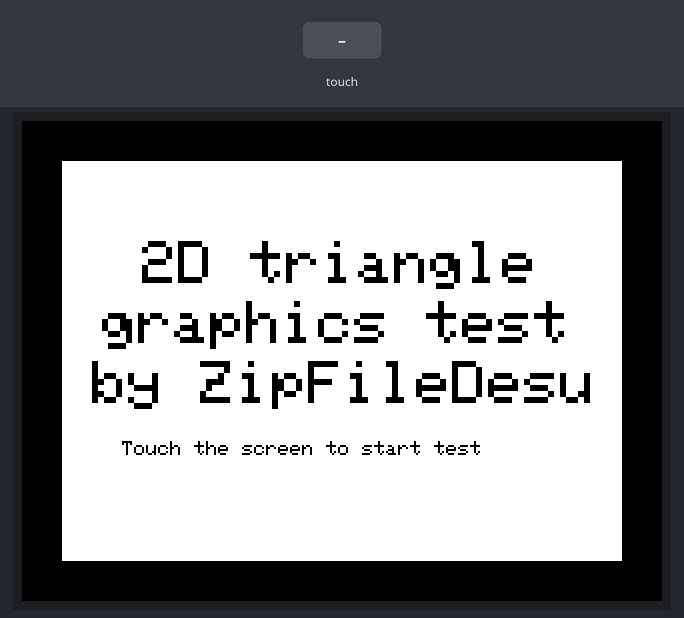
Simulated run of this sketch. Board: Arduino Uno, built with avr-gcc and run on an emulated ATmega328P. On the bench: 320×240 colour display. Inputs (shaded band) come from the test bench.

Above: at 1.0 s.
1.1 s: touch panel pressed at 13 % / 10 % of its raw x / y range
At 1.9 s:
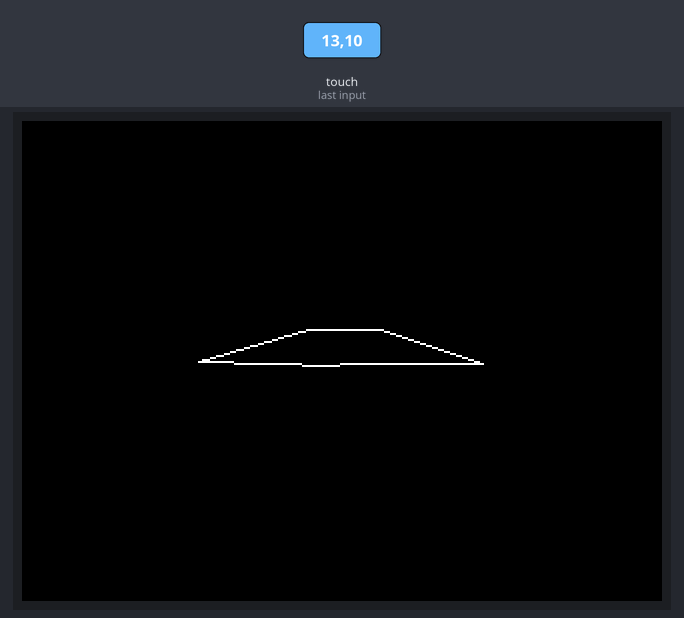
At 2.8 s:
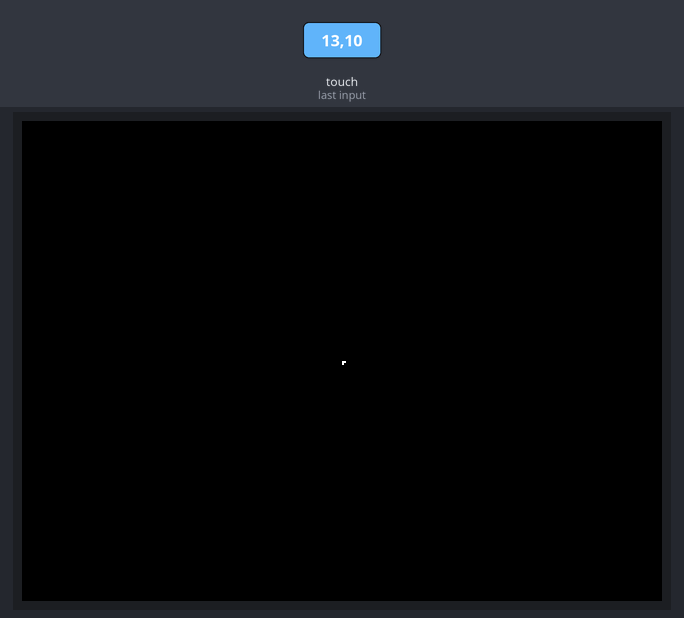
4.1 s: touch panel pressed at 38 % / 10 % of its raw x / y range
Timing chart, 0 to 7.1 s (numbered marks = the images above; inputs shaded):
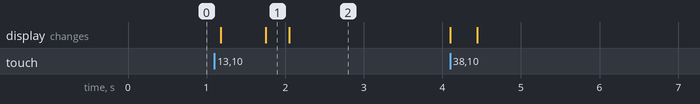

The sketch:

sketch_jul29a.ino
```cpp
// *** SPFD5408 change -- Begin
#include <SPFD5408_Adafruit_GFX.h>    // Core graphics library
#include <SPFD5408_Adafruit_TFTLCD.h> // Hardware-specific library
#include <SPFD5408_TouchScreen.h>
// *** SPFD5408 change -- End

// The control pins for the LCD can be assigned to any digital or
// analog pins...but we'll use the analog pins as this allows us to
// double up the pins with the touch screen (see the TFT paint example).
#define LCD_CS A3 // Chip Select goes to Analog 3
#define LCD_CD A2 // Command/Data goes to Analog 2
#define LCD_WR A1 // LCD Write goes to Analog 1
#define LCD_RD A0 // LCD Read goes to Analog 0

#define LCD_RESET A4 // Can alternately just connect to Arduino's reset pin

// *** SPFD5408 change -- Begin
#include <SPFD5408_Adafruit_GFX.h>    // Core graphics library
#include <SPFD5408_Adafruit_TFTLCD.h> // Hardware-specific library
#include <SPFD5408_TouchScreen.h>
// *** SPFD5408 change -- End

// The control pins for the LCD can be assigned to any digital or
// analog pins...but we'll use the analog pins as this allows us to
// double up the pins with the touch screen (see the TFT paint example).
#define LCD_CS A3 // Chip Select goes to Analog 3
#define LCD_CD A2 // Command/Data goes to Analog 2
#define LCD_WR A1 // LCD Write goes to Analog 1
#define LCD_RD A0 // LCD Read goes to Analog 0

#define YP A3  // must be an analog pin, use "An" notation!
#define XM A2  // must be an analog pin, use "An" notation!
#define YM 9   // can be a digital pin
#define XP 8   // can be a digital pin

#define LCD_RESET A4 // Can alternately just connect to Arduino's reset pin

#define MINPRESSURE 10
#define MAXPRESSURE 1000

// Assign human-readable names to some common 16-bit color values:
#define  BLACK   0x0000
#define BLUE    0x001F
#define RED     0xF800
#define GREEN   0x07E0
#define CYAN    0x07FF
#define MAGENTA 0xF81F
#define YELLOW  0xFFE0
#define WHITE   0xFFFF


Adafruit_TFTLCD tft(LCD_CS, LCD_CD, LCD_WR, LCD_RD, LCD_RESET);

TouchScreen ts = TouchScreen(XP, YP, XM, YM, 300);

float x = 160, y = 110, x1 = 109, y1 = 70, x2 = 213, y2 = 70, x3 = 264, y3 = 105,
x4 = 194, y4 = 155, x5 = 123, y5 = 156, x6 = 54, y6 = 106;
int angle = 0;
int frameRateCount = 1;
float lastTime = 0;
boolean switchFigure = true;
boolean switchDrawFPS = true;

void setup() {
  Serial.begin(9600);
  tft.reset();
  tft.begin(0x9341);
  tft.setRotation(1);

  //Title screen
  tft.fillScreen(BLACK);
  tft.fillRect(20, 20, 280, 200, WHITE);
  tft.setTextSize(3);
  tft.setTextColor(BLACK);
  tft.setCursor(60, 60);
  tft.print("2D triangle ");
  tft.setCursor(40, 90);
  tft.print("graphics test");
  tft.setCursor(35, 120);
  tft.print("by ZipFileDesu");
  tft.setTextSize(1);
  tft.setCursor(50, 160);
  tft.println("Touch the screen to start test");
  waitOneTouch();
  //delay(5000);

  //Main screen
  tft.fillScreen(BLACK);
}

TSPoint waitOneTouch() {
  // wait 1 touch to exit function
  TSPoint p;
  do {
    p = ts.getPoint();
    pinMode(XM, OUTPUT); //Pins configures again for TFT control
    pinMode(YP, OUTPUT);
  } while((p.z < MINPRESSURE ) || (p.z > MAXPRESSURE));
  return p;
}

void drawFigure(int x1, int y1, int x2, int y2, int x3, int y3, int x4, int y4,
                int x5, int y5, int x6, int y6, int color){
  tft.drawLine(x1, y1, x2, y2, color);
  tft.drawLine(x2, y2, x3, y3, color);
  tft.drawLine(x3, y3, x4, y4, color);
  tft.drawLine(x4, y4, x5, y5, color);
  tft.drawLine(x5, y5, x6, y6, color);
  tft.drawLine(x6, y6, x1, y1, color);
}

void rotate(){
  float a1, b1, a2, b2, a3, b3, a4, b4, a5, b5, a6, b6;

  //Рисуем фигуру
  float Ang = (angle * 3.14) / 180;
  a1 = x + (x1 - x) * cos(Ang) - (y1 - y) * sin(Ang);
  b1 = y + (x1 - x) * sin(Ang) + (y1 - y) * cos(Ang);
  a2 = x + (x2 - x) * cos(Ang) - (y2 - y) * sin(Ang);
  b2 = y + (x2 - x) * sin(Ang) + (y2 - y) * cos(Ang);
  a3 = x + (x3 - x) * cos(Ang) - (y3 - y) * sin(Ang);
  b3 = y + (x3 - x) * sin(Ang) + (y3 - y) * cos(Ang);
  a4 = x + (x4 - x) * cos(Ang) - (y4 - y) * sin(Ang);
  b4 = y + (x4 - x) * sin(Ang) + (y4 - y) * cos(Ang);
  a5 = x + (x5 - x) * cos(Ang) - (y5 - y) * sin(Ang);
  b5 = y + (x5 - x) * sin(Ang) + (y5 - y) * cos(Ang);
  a6 = x + (x6 - x) * cos(Ang) - (y6 - y) * sin(Ang);
  b6 = y + (x6 - x) * sin(Ang) + (y6 - y) * cos(Ang);
  drawFigure(a1, b1, a2, b2, a3, b3, a4, b4, a5, b5, a6, b6, WHITE);

  //Очищаем экран от прошлой фигуры
  Ang = ((angle - 3) * 3.14) / 180;
  a1 = x + (x1 - x) * cos(Ang) - (y1 - y) * sin(Ang);
  b1 = y + (x1 - x) * sin(Ang) + (y1 - y) * cos(Ang);
  a2 = x + (x2 - x) * cos(Ang) - (y2 - y) * sin(Ang);
  b2 = y + (x2 - x) * sin(Ang) + (y2 - y) * cos(Ang);
  a3 = x + (x3 - x) * cos(Ang) - (y3 - y) * sin(Ang);
  b3 = y + (x3 - x) * sin(Ang) + (y3 - y) * cos(Ang);
  a4 = x + (x4 - x) * cos(Ang) - (y4 - y) * sin(Ang);
  b4 = y + (x4 - x) * sin(Ang) + (y4 - y) * cos(Ang);
  a5 = x + (x5 - x) * cos(Ang) - (y5 - y) * sin(Ang);
  b5 = y + (x5 - x) * sin(Ang) + (y5 - y) * cos(Ang);
  a6 = x + (x6 - x) * cos(Ang) - (y6 - y) * sin(Ang);
  b6 = y + (x6 - x) * sin(Ang) + (y6 - y) * cos(Ang);
  drawFigure(a1, b1, a2, b2, a3, b3, a4, b4, a5, b5, a6, b6, BLACK);
}

void drawFPS(){
  tft.setCursor(0, 0);
  tft.setTextColor(WHITE, BLACK);
  tft.setTextSize(2);
  tft.print("FPS: ");
}

void loop() {
  TSPoint p = ts.getPoint();
  pinMode(XM, OUTPUT);
  pinMode(YP, OUTPUT);
  if (p.z > MINPRESSURE && p.z < MAXPRESSURE) {
    switchDrawFPS = true;
    tft.fillScreen(BLACK);
    switchFigure = !switchFigure;
   }
  if(switchFigure){
    float currentTime = millis();
    ++frameRateCount;
    if (currentTime - lastTime >= 1000){
      if (switchDrawFPS){
        switchDrawFPS = !switchDrawFPS;
        drawFPS();
      }
      tft.setCursor(50, 0);
      tft.print(String(frameRateCount));
      frameRateCount = 1;
      lastTime = currentTime;
    }
    rotate();
    //delay(100);
    angle += 3;
   }
   if (!switchFigure){
      do {
        drawFigure(x1, y1, x2, y2, x3, y3, x4, y4, x5, y5, x6, y6, BLACK);
        x1 > 160 ? --x1 : ++x1;
        y1 > 120 ? --y1 : ++y1;
        x2 > 160 ? --x2 : ++x2;
        y2 > 120 ? --y2 : ++y2;
        x3 > 160 ? --x3 : ++x3;
        y3 > 120 ? --y3 : ++y3;
        x4 > 160 ? --x4 : ++x4;
        y4 > 120 ? --y4 : ++y4;
        x5 > 160 ? --x5 : ++x5;
        y5 > 120 ? --y5 : ++y5;
        x6 > 160 ? --x6 : ++x6;
        y6 > 120 ? --y6 : ++y6;
        drawFigure(x1, y1, x2, y2, x3, y3, x4, y4, x5, y5, x6, y6, WHITE);
      } while (x1 != 160 && y1 != 160 && x2 != 160 && y2 != 160 && x3 != 160 && y3 != 160 &&
               x4 != 160 && y4 != 160 && x5 != 160 && y5 != 160 && x6 != 160 && y6 != 160);
      //tft.print("DELO SDELANO");
      //delay(20);
   }
}
```

Measured:
- after the input at 1.1 s, the display: first changes after 0.08 s (image 1 shows a later state)
